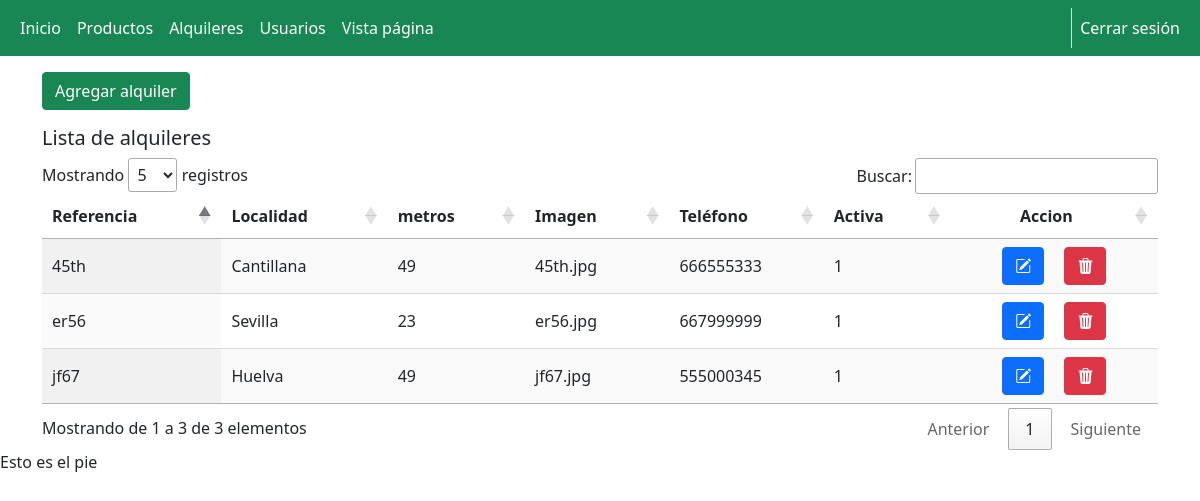
/admin/alquileres.php (signed in), run on the app's committed database.
### tables this page shows
CREATE TABLE `alquileres` (
  `id` int(11) NOT NULL,
  `referencia` varchar(25) NOT NULL,
  `localidad` varchar(50) NOT NULL,
  `metros` int(10) NOT NULL,
  `imagen` varchar(50) NOT NULL,
  `telefono` varchar(9) NOT NULL,
  `activa` int(1) NOT NULL
);

### config/conexion.php (called while the page is built, shortened)
<?php
Class Conexion extends Database {
    public function __construct() {
        $this->datos = "mysql:host=127.0.0.1;dbname=$this->dbname";
    }
    public function conexion() {
        try {
            $conn = new PDO($this->datos, $this->username, $this->password);
        } catch (PDOException $pe) {
            die("No se ha podido conectar con $this->dbname :" . $pe->getMessage());
        }
        return $conn;
    }
}

### config/funcionesAlquileres.php (called while the page is built, shortened)
<?php
require_once(__DIR__.'\conexion.php');
class FuncionesAlquileres{
    private $conexion;
    public function  __construct(){
        $bd = new Conexion;
        $this->conexion = $bd->conexion();
    }
    public function consultarAlquiler(){
        $sql = "SELECT * FROM `alquileres` WHERE `activa` = 1 ORDER BY referencia;";
        $query = $this->conexion -> prepare($sql);
        $query -> execute();
        $results = $query -> fetchAll(PDO::FETCH_OBJ);
        return $results;
    }
}

### admin/alquileres.php (the view, shortened to what this page needs)
<?php
include 'template/cabecera.php';
include("../config/funcionesAlquileres.php");
if (isset($_SESSION['usuario']) && $_SESSION['rol'] == '1') {
    $consulta = new FuncionesAlquileres;
    $resultados = $consulta->consultarAlquiler();
?>
    <div>
        <a href="alquileres/formAgregarAlquiler.php"><button type="text" class="btn btn-success my-3">Agregar alquiler</button></a>
    </div>
    <div>
        <h5>Lista de alquileres</h5>
    </div>
    <div class="container">
        <div class="row">
            <div class="col-lg-12">
                <table id="alquileres" class="display nowrap" style="width:100%">
                    <thead>
                        <tr>
                            <th>Referencia</th>
                            <th>Localidad</th>
                            <th>metros</th>
                            <th>Imagen</th>
                            <th>Teléfono</th>
                            <th>Activa</th>
                            <th class='text-center'>Accion</th>
                        </tr>
                    </thead>
                    <tbody>
                        <?php
                        foreach ($resultados as $resultado) {
                        ?>
                            <tr>
                                <td><?php echo $resultado->referencia; ?></td>
                                <td><?php echo $resultado->localidad; ?></td>
                                <td><?php echo $resultado->metros; ?></td>
                                <td><?php echo $resultado->imagen; ?></td>
                                <td><?php echo $resultado->telefono; ?></td>
                                <td><?php echo $resultado->activa; ?></td>
                                <td class='text-center'><a href="alquileres/formEditarAlquiler.php?id=<?php echo $resultado->id; ?>" class="btn btn-primary mx-2"><i class="bi bi-pencil-square"></i></a>
                                    <a href="alquileres/borrarAlquiler.php?id=<?php echo $resultado->id;?>" class="btn btn-danger mx-2"><i class="bi bi-trash3-fill"></i></a>
                                </td>
                            </tr>
                        <?php
                        }
                        ?>
                    </tbody>
                </table>
            </div>
        </div>
    </div>
<?php
    include("template/pie.php");
} else {
    header('Location: ../');
}
?>

### data on the page
alquileres: referencia "45th", localidad "Cantillana", metros "49", imagen "45th.jpg", telefono "666555333", activa "1"
alquileres: referencia "er56", localidad "Sevilla", metros "23", imagen "er56.jpg", telefono "667999999", activa "1"
alquileres: referencia "jf67", localidad "Huelva", metros "49", imagen "jf67.jpg", telefono "555000345", activa "1"
